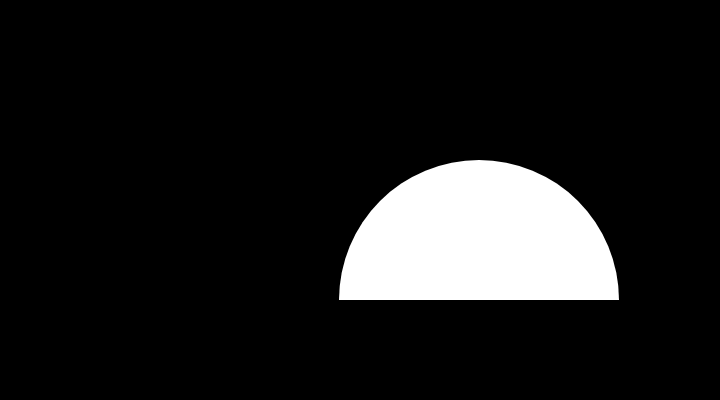
Frame 1 (no input)
Frame 60 (no input): identical to frame 1, image omitted
Frame 120 (the mouse pressed at the canvas centre since frame 60): identical to frame 1, image omitted

The p5.js sketch that drew this single still picture (run headless with seeded random() and noise() and a simulated clock; from frame 60 on, the mouse is pressed at the canvas centre):

// p5.js sketch
// ── sketch.js
function setup() {
// Sets the screen to be 720 pixels wide and 400 pixels high
  createCanvas(720, 400);
  background(0);
  noStroke();


  fill(255);
  arc(479, 300, 280, 280, PI, TWO_PI);
}

function draw() {
  // put drawing code here
}
